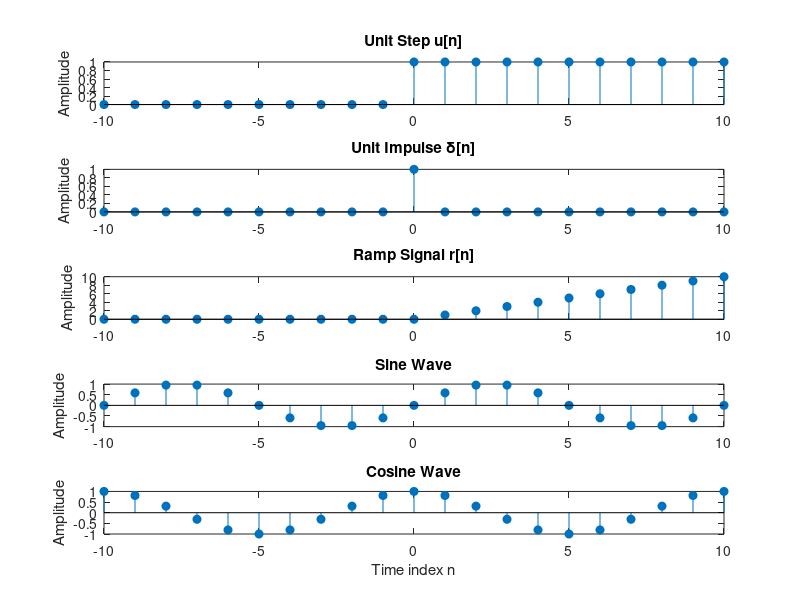

MATLAB code to generate this figure:
% --- Problem 1: Basic Signal Generation ---
n = -10:10; % Define discrete time vector

% 1. Unit Step Signal u[n]
% u[n] = 1 for n >= 0, else 0
u = n >= 0; 

% 2. Unit Impulse Signal δ[n]
% δ[n] = 1 for n == 0, else 0
delta = n == 0;

% 3. Ramp Signal r[n]
% r[n] = n for n >= 0, else 0
ramp = n .* (n >= 0);

% 4. Sine Wave
% x[n] = sin(w*n), where w is angular frequency
w = 0.2 * pi;
sine_wave = sin(w * n);

% 5. Cosine Wave
% x[n] = cos(w*n)
cosine_wave = cos(w * n);

% Plotting in separate subplots
figure('Name', 'Problem 1: Basic Signals');
subplot(5,1,1); stem(n, u, 'filled'); title('Unit Step u[n]'); ylabel('Amplitude');
subplot(5,1,2); stem(n, delta, 'filled'); title('Unit Impulse \delta[n]'); ylabel('Amplitude');
subplot(5,1,3); stem(n, ramp, 'filled'); title('Ramp Signal r[n]'); ylabel('Amplitude');
subplot(5,1,4); stem(n, sine_wave, 'filled'); title('Sine Wave'); ylabel('Amplitude');
subplot(5,1,5); stem(n, cosine_wave, 'filled'); title('Cosine Wave'); xlabel('Time index n'); ylabel('Amplitude');
